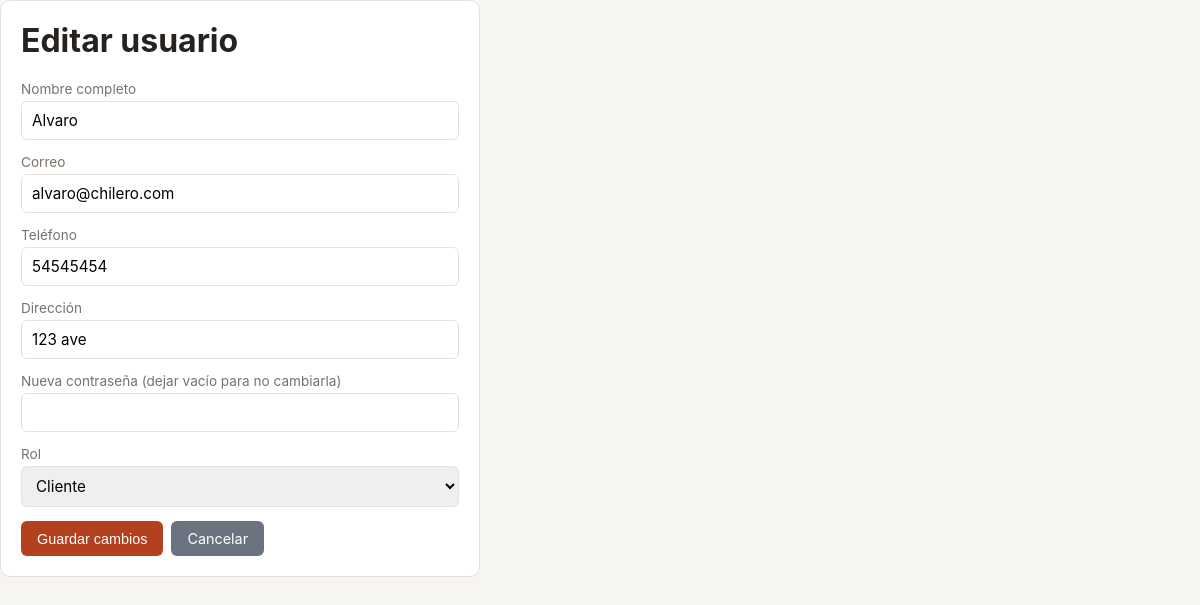
The page /usuarios/edit.php?id=7 (signed in) on the database its author committed.
### tables this page shows
CREATE TABLE `usuario` (
  `id` int(11) NOT NULL,
  `nombre` varchar(99) NOT NULL,
  `correo` varchar(50) NOT NULL,
  `password` varchar(255) NOT NULL,
  `telefono` varchar(15) DEFAULT NULL,
  `direccion` varchar(255) DEFAULT NULL,
  `tipo_usuario` enum('cliente','trabajador','admin') NOT NULL DEFAULT 'cliente'
);

### includes/auth.php (called while the page is built, shortened)
<?php
require_once __DIR__ . '/functions.php';
function currentRole(): ?string {
    return $_SESSION['user']['tipo_usuario'] ?? null;
}
function h(?string $value): string {
    return htmlspecialchars($value ?? '', ENT_QUOTES, 'UTF-8');
}

### includes/functions.php (called while the page is built, shortened)
<?php
function url(string $path = '/'): string {
    return BASE_URL . '/' . ltrim($path, '/');
}

### usuarios/edit.php (the view, shortened to what this page needs)
<?php
require __DIR__ . '/../config/db.php';
require __DIR__ . '/../includes/auth.php';
require_once __DIR__ . '/../includes/functions.php';
$role      = currentRole();
$sessionId = (int)($_SESSION['user']['id'] ?? 0);
$targetId  = (int)($_GET['id'] ?? $_POST['id'] ?? 0);
$isSelf = ($targetId === $sessionId);
$stmt = $pdo->prepare('SELECT * FROM usuario WHERE id = ?');
$stmt->execute([$targetId]);
$usuario = $stmt->fetch();
require __DIR__ . '/../includes/header.php';
?>
<div class="card" style="max-width:480px;">
    <h1><?= $isSelf ? 'Mi perfil' : 'Editar usuario' ?></h1>
    <form method="post" class="form-grid">
        <div>
            <label>Nombre completo</label>
            <input type="text" name="nombre" value="<?= h($usuario['nombre']) ?>" required>
        </div>
        <div>
            <label>Correo</label>
            <input type="email" name="correo" value="<?= h($usuario['correo']) ?>" required>
        </div>
        <div>
            <label>Teléfono</label>
            <input type="text" name="telefono" value="<?= h($usuario['telefono']) ?>">
        </div>
        <div>
            <label>Dirección</label>
            <input type="text" name="direccion" value="<?= h($usuario['direccion']) ?>">
        </div>
        <div>
            <label>Nueva contraseña (dejar vacío para no cambiarla)</label>
            <input type="password" name="password" minlength="6">
        </div>
        <div>
            <label>Rol</label>
            <?php if ($role === 'admin'): ?>
                <select name="tipo_usuario">
                    <option value="cliente"    <?= $usuario['tipo_usuario']==='cliente'?'selected':'' ?>>Cliente</option>
                </select>
            <?php else: ?>
                <input type="text" value="<?= h($usuario['tipo_usuario']) ?>" disabled>
                <p class="muted">Solo un administrador puede cambiar tu rol.</p>
            <?php endif; ?>
        </div>
        <div class="actions">
            <button class="btn" type="submit">Guardar cambios</button>
            <?php if ($role === 'admin' && !$isSelf): ?>
                <a class="btn btn-secondary" href="<?= url('/usuarios/index.php') ?>">Cancelar</a>
            <?php else: ?>
                <a class="btn btn-secondary" href="<?= url('/index.php') ?>">Cancelar</a>
            <?php endif; ?>
        </div>
    </form>
</div>
<?php require __DIR__ . '/../includes/footer.php'; ?>

### assets/style.css (style rules this page uses)
:root { --primary: #b3401f; --primary-dark: #8a2f16; --bg: #f7f5f2; --card: #ffffff; --text: #26221f; --muted: #78716c; --border: #e5e1db; --ok: #1f7a3d; --err: #b3401f; }
* { box-sizing: border-box; }
html { height: 100%; }
body { margin: 0; font-family: -apple-system, Segoe UI, Roboto, Helvetica, Arial, sans-serif; background: var(--bg); color: var(--text); min-height: 100vh; display: flex; flex-direction: column; }
h1, h2 { margin-top: 0; }
.card { background: var(--card); border: 1px solid var(--border); border-radius: 10px; padding: 20px; margin-bottom: 20px; }
.form-grid { display: grid; gap: 14px; max-width: 480px; }
label { font-size: 0.85rem; color: var(--muted); display: block; margin-bottom: 4px; }
input, select, textarea { width: 100%; padding: 9px 10px; border: 1px solid var(--border); border-radius: 6px; font-size: 0.95rem; font-family: inherit; }
.btn { display: inline-block; background: var(--primary); color: #fff; border: none; padding: 9px 16px; border-radius: 6px; cursor: pointer; font-size: 0.9rem; text-decoration: none; transition: background 0.2s ease; }
.btn-secondary { background: #6b7280; }
.actions { display: flex; gap: 8px; flex-wrap: wrap; }

### rows shown on the page
usuario: nombre "Alvaro", correo "alvaro@chilero.com", telefono "54545454", direccion "123 ave", tipo_usuario "Cliente"
